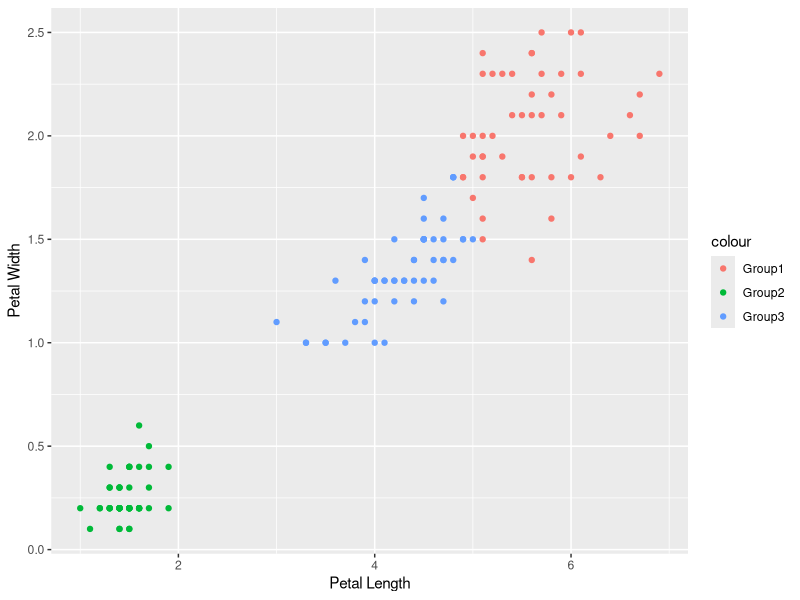
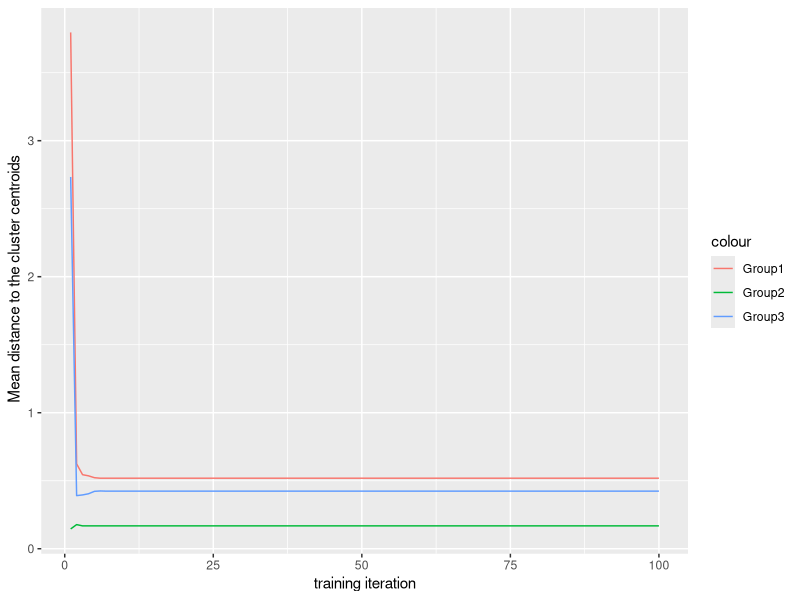

Source code (R) for these figures, in order:
#read iris data from library
library(datasets)
library(ggplot2)
data(iris)
iris
a1<-c(1.4,1.0)
a2<-c(1.3,0.2)
a3<-c(1.7,0.1)
str<- PL <- iris$Petal.Length
str<- PW <- iris$Petal.Width
totalmeandistance1<-c()
totalmeandistance2<-c()
totalmeandistance3<-c()
#100 iterations grouping results
for (i in 1:100){
  #returning the data for every iteration
  a1distancePL<-c()
  a2distancePL<-c()
  a3distancePL<-c()
  a1distancePW<-c()
  a2distancePW<-c()
  a3distancePW<-c()
  meandistance1<-c()
  meandistance2<-c()
  meandistance3<-c()
  for(i in 1:150){
    distance1<-sqrt((PL[i]-a1[1])^2+(PW[i]-a1[2])^2)
    distance2<-sqrt((PL[i]-a2[1])^2+(PW[i]-a2[2])^2)
    distance3<-sqrt((PL[i]-a3[1])^2+(PW[i]-a3[2])^2)
    a<-c(distance1,distance2,distance3)
    Mind<-min(a)
    if(Mind==distance1){
      a1distancePL<-append(a1distancePL,PL[i])
      a1distancePW<-append(a1distancePW,PW[i])
      meandistance1<-append(meandistance1,Mind)
    }
    else if(Mind==distance2){
      a2distancePL<-append(a2distancePL,PL[i])
      a2distancePW<-append(a2distancePW,PW[i])
      meandistance2<-append(meandistance2,Mind)
    }
    else{
      a3distancePL<-append(a3distancePL,PL[i])
      a3distancePW<-append(a3distancePW,PW[i])
      meandistance3<-append(meandistance3,Mind)
    }
  }
  #New points for next iteration after grouping
  a1[1]=mean(a1distancePL)
  a1[2]=mean(a1distancePW)
  a2[1]=mean(a2distancePL)
  a2[2]=mean(a2distancePW)  
  a3[1]=mean(a3distancePL)
  a3[2]=mean(a3distancePW)
  #Appending the results for final line plot
  totalmeandistance1<-append(totalmeandistance1,mean(meandistance1))
  totalmeandistance2<-append(totalmeandistance2,mean(meandistance2))
  totalmeandistance3<-append(totalmeandistance3,mean(meandistance3))
}
#changing data into data frames
last_graph1<-data.frame(a1distancePL,a1distancePW)
last_graph2<-data.frame(a2distancePL,a2distancePW)
last_graph3<-data.frame(a3distancePL,a3distancePW)
#Final scatter plot for all grouped data samples
ggplot() + 
  geom_point(data=last_graph1,mapping = aes(x = a1distancePL, y = a1distancePW, color="Group1"))+
  geom_point(data=last_graph2,mapping = aes(x = a2distancePL, y = a2distancePW, color="Group2"))+
  geom_point(data=last_graph3,mapping = aes(x = a3distancePL, y = a3distancePW, color="Group3"))+
  labs(x="Petal Length",y="Petal Width")
#Line plot for the 100 iterations distances
Iteration<-c()
for(i in 1:100){
  Iteration[i]=i
}
#Putting each iteration in of each data
Line_last_graph1<-data.frame(totalmeandistance1)
Line_last_graph1$Iteration <- Iteration
Line_last_graph2<-data.frame(totalmeandistance2)
Line_last_graph2$Iteration <- Iteration
Line_last_graph3<-data.frame(totalmeandistance3)
Line_last_graph3$Iteration<- Iteration
#Final line plot
ggplot() +
  geom_line(data=Line_last_graph1,mapping=aes(x=Iteration,y=totalmeandistance1, color="Group1",))+
  geom_line(data=Line_last_graph2,mapping=aes(x=Iteration,y=totalmeandistance2, color="Group2",))+
  geom_line(data=Line_last_graph3,mapping=aes(x=Iteration,y=totalmeandistance3, color="Group3",))+
  labs(x="training iteration",y=" Mean distance to the cluster centroids")
  


